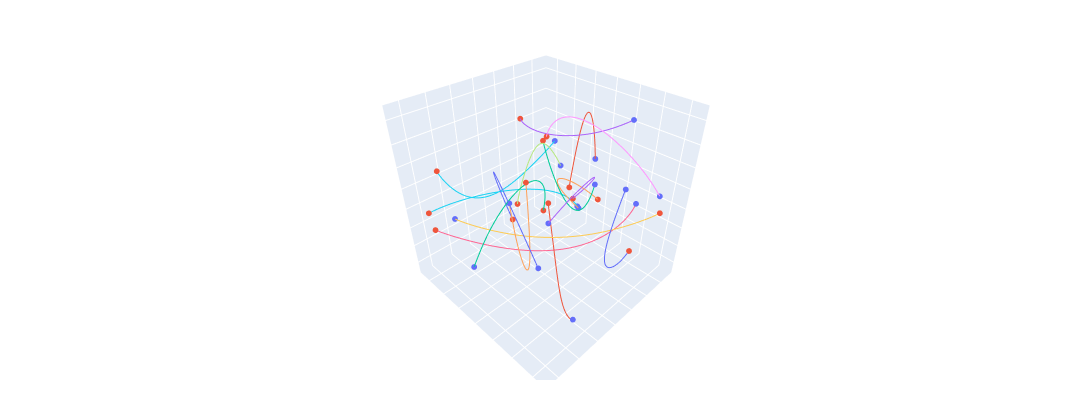

The code cell stored with this chart in its notebook:
### Code cell
# Ground truth
multiviz_trajs(x_trajs, y_trajs, z_trajs, nrows=1, ncols=1, height=400, width=1_600)
